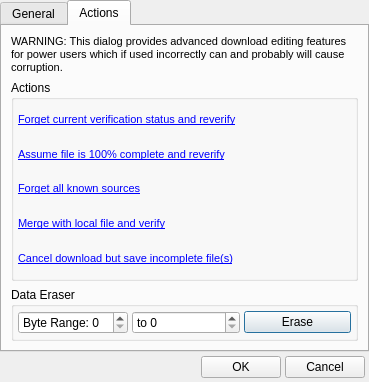
<?xml version="1.0" encoding="UTF-8"?>
<ui version="4.0">
 <class>DialogDownloadProperties</class>
 <widget class="QDialog" name="DialogDownloadProperties">
  <property name="geometry">
   <rect>
    <x>0</x>
    <y>0</y>
    <width>369</width>
    <height>382</height>
   </rect>
  </property>
  <property name="minimumSize">
   <size>
    <width>369</width>
    <height>382</height>
   </size>
  </property>
  <property name="maximumSize">
   <size>
    <width>369</width>
    <height>382</height>
   </size>
  </property>
  <property name="windowTitle">
   <string>Download Properties</string>
  </property>
  <property name="windowIcon">
   <iconset resource="Resource.qrc">
    <normaloff>:/Resource/Generic/Properties.png</normaloff>:/Resource/Generic/Properties.png</iconset>
  </property>
  <property name="autoFillBackground">
   <bool>true</bool>
  </property>
  <layout class="QGridLayout" name="gridLayout_2">
   <property name="margin">
    <number>0</number>
   </property>
   <property name="spacing">
    <number>0</number>
   </property>
   <item row="0" column="0">
    <widget class="QTabWidget" name="tabWidgetProperties">
     <property name="currentIndex">
      <number>1</number>
     </property>
     <widget class="QWidget" name="tabGeneral">
      <attribute name="title">
       <string>General</string>
      </attribute>
      <layout class="QGridLayout" name="gridLayout_5">
       <property name="margin">
        <number>4</number>
       </property>
       <property name="spacing">
        <number>4</number>
       </property>
       <item row="0" column="0">
        <widget class="QLabel" name="labelGeneralDisclaimer">
         <property name="maximumSize">
          <size>
           <width>16777215</width>
           <height>50</height>
          </size>
         </property>
         <property name="text">
          <string>&lt;!DOCTYPE HTML PUBLIC &quot;-//W3C//DTD HTML 4.0//EN&quot; &quot;http://www.w3.org/TR/REC-html40/strict.dtd&quot;&gt;
&lt;html&gt;&lt;head&gt;&lt;meta name=&quot;qrichtext&quot; content=&quot;1&quot; /&gt;&lt;style type=&quot;text/css&quot;&gt;
p, li { white-space: pre-wrap; }
&lt;/style&gt;&lt;/head&gt;&lt;body style=&quot; font-family:'MS Shell Dlg 2'; font-size:8.25pt; font-weight:400; font-style:normal;&quot;&gt;
&lt;p style=&quot; margin-top:0px; margin-bottom:0px; margin-left:0px; margin-right:0px; -qt-block-indent:0; text-indent:0px;&quot;&gt;&lt;span style=&quot; font-size:8pt;&quot;&gt;WARNING: This dialog provides advanced download editing features for power users which if used incorrectly can and probably will cause corruption.&lt;/span&gt;&lt;/p&gt;&lt;/body&gt;&lt;/html&gt;</string>
         </property>
         <property name="wordWrap">
          <bool>true</bool>
         </property>
        </widget>
       </item>
       <item row="1" column="0">
        <widget class="QGroupBox" name="groupBoxFilenameSaze">
         <property name="title">
          <string>Filename And Size</string>
         </property>
         <layout class="QGridLayout" name="gridLayout_6">
          <property name="margin">
           <number>4</number>
          </property>
          <property name="spacing">
           <number>4</number>
          </property>
          <item row="0" column="0">
           <layout class="QGridLayout" name="gridLayoutFilenameSize">
            <item row="0" column="0">
             <widget class="QLabel" name="labelFilename">
              <property name="text">
               <string>Filename:</string>
              </property>
             </widget>
            </item>
            <item row="0" column="1" colspan="3">
             <widget class="QLineEdit" name="lineEditFilename"/>
            </item>
            <item row="1" column="2">
             <widget class="QLabel" name="labelFileSize">
              <property name="text">
               <string>File Size (Bytes):</string>
              </property>
             </widget>
            </item>
            <item row="1" column="0" colspan="2">
             <spacer name="horizontalSpacerFilenameSize">
              <property name="orientation">
               <enum>Qt::Horizontal</enum>
              </property>
              <property name="sizeHint" stdset="0">
               <size>
                <width>40</width>
                <height>20</height>
               </size>
              </property>
             </spacer>
            </item>
            <item row="1" column="3">
             <widget class="QLineEdit" name="lineEditFileSize"/>
            </item>
            <item row="2" column="1" colspan="3">
             <widget class="QLineEdit" name="lineEditLocation"/>
            </item>
            <item row="2" column="0">
             <widget class="QLabel" name="labelLocation">
              <property name="text">
               <string>Location:</string>
              </property>
             </widget>
            </item>
           </layout>
          </item>
         </layout>
        </widget>
       </item>
       <item row="2" column="0">
        <widget class="QGroupBox" name="groupBoxURNs">
         <property name="title">
          <string>URNs</string>
         </property>
         <layout class="QGridLayout" name="gridLayout_7">
          <property name="margin">
           <number>4</number>
          </property>
          <property name="spacing">
           <number>4</number>
          </property>
          <item row="0" column="0">
           <layout class="QGridLayout" name="gridLayoutURNs">
            <item row="1" column="0">
             <widget class="QLabel" name="labelSHA1">
              <property name="text">
               <string>SHA1:</string>
              </property>
             </widget>
            </item>
            <item row="1" column="1">
             <widget class="QLineEdit" name="lineEditSHA1"/>
            </item>
            <item row="1" column="2">
             <widget class="QCheckBox" name="checkBoxSHA1">
              <property name="text">
               <string/>
              </property>
             </widget>
            </item>
            <item row="0" column="2">
             <widget class="QLabel" name="labelTrusted">
              <property name="text">
               <string>Trusted</string>
              </property>
             </widget>
            </item>
            <item row="2" column="0">
             <widget class="QLabel" name="labelTigerRoot">
              <property name="text">
               <string>Tiger-Root:</string>
              </property>
             </widget>
            </item>
            <item row="3" column="0">
             <widget class="QLabel" name="labelED2K">
              <property name="text">
               <string>ED2K:</string>
              </property>
             </widget>
            </item>
            <item row="4" column="0">
             <widget class="QLabel" name="labelMD5">
              <property name="text">
               <string>MD5:</string>
              </property>
             </widget>
            </item>
            <item row="5" column="0">
             <widget class="QLabel" name="labelBitTorrent">
              <property name="text">
               <string>BitTorrent:</string>
              </property>
             </widget>
            </item>
            <item row="2" column="1">
             <widget class="QLineEdit" name="lineEditTigerRoot"/>
            </item>
            <item row="3" column="1">
             <widget class="QLineEdit" name="lineEditED2K"/>
            </item>
            <item row="4" column="1">
             <widget class="QLineEdit" name="lineEditMD5"/>
            </item>
            <item row="5" column="1">
             <widget class="QLineEdit" name="lineEditBitTorrent"/>
            </item>
            <item row="2" column="2">
             <widget class="QCheckBox" name="checkBoxTigerRoot">
              <property name="text">
               <string/>
              </property>
             </widget>
            </item>
            <item row="3" column="2">
             <widget class="QCheckBox" name="checkBoxED2K">
              <property name="text">
               <string/>
              </property>
             </widget>
            </item>
            <item row="4" column="2">
             <widget class="QCheckBox" name="checkBoxMD5">
              <property name="text">
               <string/>
              </property>
             </widget>
            </item>
            <item row="5" column="2">
             <widget class="QCheckBox" name="checkBoxBitTorrent">
              <property name="text">
               <string/>
              </property>
             </widget>
            </item>
           </layout>
          </item>
         </layout>
        </widget>
       </item>
      </layout>
     </widget>
     <widget class="QWidget" name="tabActions">
      <attribute name="title">
       <string>Actions</string>
      </attribute>
      <layout class="QGridLayout" name="gridLayout_10">
       <item row="0" column="0">
        <widget class="QLabel" name="labelActionsDisclaimer">
         <property name="maximumSize">
          <size>
           <width>16777215</width>
           <height>50</height>
          </size>
         </property>
         <property name="text">
          <string>&lt;!DOCTYPE HTML PUBLIC &quot;-//W3C//DTD HTML 4.0//EN&quot; &quot;http://www.w3.org/TR/REC-html40/strict.dtd&quot;&gt;
&lt;html&gt;&lt;head&gt;&lt;meta name=&quot;qrichtext&quot; content=&quot;1&quot; /&gt;&lt;style type=&quot;text/css&quot;&gt;
p, li { white-space: pre-wrap; }
&lt;/style&gt;&lt;/head&gt;&lt;body style=&quot; font-family:'MS Shell Dlg 2'; font-size:8.25pt; font-weight:400; font-style:normal;&quot;&gt;
&lt;p style=&quot; margin-top:0px; margin-bottom:0px; margin-left:0px; margin-right:0px; -qt-block-indent:0; text-indent:0px;&quot;&gt;&lt;span style=&quot; font-size:8pt;&quot;&gt;WARNING: This dialog provides advanced download editing features for power users which if used incorrectly can and probably will cause corruption.&lt;/span&gt;&lt;/p&gt;&lt;/body&gt;&lt;/html&gt;</string>
         </property>
         <property name="wordWrap">
          <bool>true</bool>
         </property>
        </widget>
       </item>
       <item row="1" column="0">
        <widget class="QGroupBox" name="groupBoxActions">
         <property name="sizePolicy">
          <sizepolicy hsizetype="Preferred" vsizetype="MinimumExpanding">
           <horstretch>0</horstretch>
           <verstretch>0</verstretch>
          </sizepolicy>
         </property>
         <property name="title">
          <string>Actions</string>
         </property>
         <layout class="QGridLayout" name="gridLayout_8">
          <property name="margin">
           <number>4</number>
          </property>
          <property name="spacing">
           <number>4</number>
          </property>
          <item row="0" column="0">
           <widget class="QLabel" name="labelForgetVerification">
            <property name="text">
             <string>&lt;!DOCTYPE HTML PUBLIC &quot;-//W3C//DTD HTML 4.0//EN&quot; &quot;http://www.w3.org/TR/REC-html40/strict.dtd&quot;&gt;
&lt;html&gt;&lt;head&gt;&lt;meta name=&quot;qrichtext&quot; content=&quot;1&quot; /&gt;&lt;style type=&quot;text/css&quot;&gt;
p, li { white-space: pre-wrap; }
&lt;/style&gt;&lt;/head&gt;&lt;body style=&quot; font-family:'MS Shell Dlg 2'; font-size:8.25pt; font-weight:400; font-style:normal;&quot;&gt;
&lt;p style=&quot; margin-top:0px; margin-bottom:0px; margin-left:0px; margin-right:0px; -qt-block-indent:0; text-indent:0px;&quot;&gt;&lt;a href=&quot;dummy&quot;&gt;&lt;span style=&quot; font-size:8pt; text-decoration: underline; color:#0000ff;&quot;&gt;Forget current verification status and reverify&lt;/span&gt;&lt;/a&gt;&lt;/p&gt;&lt;/body&gt;&lt;/html&gt;</string>
            </property>
           </widget>
          </item>
          <item row="1" column="0">
           <widget class="QLabel" name="labelAssumeComplete">
            <property name="text">
             <string>&lt;!DOCTYPE HTML PUBLIC &quot;-//W3C//DTD HTML 4.0//EN&quot; &quot;http://www.w3.org/TR/REC-html40/strict.dtd&quot;&gt;
&lt;html&gt;&lt;head&gt;&lt;meta name=&quot;qrichtext&quot; content=&quot;1&quot; /&gt;&lt;style type=&quot;text/css&quot;&gt;
p, li { white-space: pre-wrap; }
&lt;/style&gt;&lt;/head&gt;&lt;body style=&quot; font-family:'MS Shell Dlg 2'; font-size:8.25pt; font-weight:400; font-style:normal;&quot;&gt;
&lt;p style=&quot; margin-top:0px; margin-bottom:0px; margin-left:0px; margin-right:0px; -qt-block-indent:0; text-indent:0px;&quot;&gt;&lt;a href=&quot;dummy&quot;&gt;&lt;span style=&quot; text-decoration: underline; color:#0000ff;&quot;&gt;Assume file is 100% complete and reverify&lt;/span&gt;&lt;/a&gt;&lt;/p&gt;&lt;/body&gt;&lt;/html&gt;</string>
            </property>
           </widget>
          </item>
          <item row="2" column="0">
           <widget class="QLabel" name="labelForgetSources">
            <property name="text">
             <string>&lt;!DOCTYPE HTML PUBLIC &quot;-//W3C//DTD HTML 4.0//EN&quot; &quot;http://www.w3.org/TR/REC-html40/strict.dtd&quot;&gt;
&lt;html&gt;&lt;head&gt;&lt;meta name=&quot;qrichtext&quot; content=&quot;1&quot; /&gt;&lt;style type=&quot;text/css&quot;&gt;
p, li { white-space: pre-wrap; }
&lt;/style&gt;&lt;/head&gt;&lt;body style=&quot; font-family:'MS Shell Dlg 2'; font-size:8.25pt; font-weight:400; font-style:normal;&quot;&gt;
&lt;p style=&quot; margin-top:0px; margin-bottom:0px; margin-left:0px; margin-right:0px; -qt-block-indent:0; text-indent:0px;&quot;&gt;&lt;a href=&quot;dummy&quot;&gt;&lt;span style=&quot; text-decoration: underline; color:#0000ff;&quot;&gt;Forget all known sources&lt;/span&gt;&lt;/a&gt;&lt;/p&gt;&lt;/body&gt;&lt;/html&gt;</string>
            </property>
           </widget>
          </item>
          <item row="3" column="0">
           <widget class="QLabel" name="labelMerge">
            <property name="text">
             <string>&lt;!DOCTYPE HTML PUBLIC &quot;-//W3C//DTD HTML 4.0//EN&quot; &quot;http://www.w3.org/TR/REC-html40/strict.dtd&quot;&gt;
&lt;html&gt;&lt;head&gt;&lt;meta name=&quot;qrichtext&quot; content=&quot;1&quot; /&gt;&lt;style type=&quot;text/css&quot;&gt;
p, li { white-space: pre-wrap; }
&lt;/style&gt;&lt;/head&gt;&lt;body style=&quot; font-family:'MS Shell Dlg 2'; font-size:8.25pt; font-weight:400; font-style:normal;&quot;&gt;
&lt;p style=&quot; margin-top:0px; margin-bottom:0px; margin-left:0px; margin-right:0px; -qt-block-indent:0; text-indent:0px;&quot;&gt;&lt;a href=&quot;dummy&quot;&gt;&lt;span style=&quot; text-decoration: underline; color:#0000ff;&quot;&gt;Merge with local file and verify&lt;/span&gt;&lt;/a&gt;&lt;/p&gt;&lt;/body&gt;&lt;/html&gt;</string>
            </property>
           </widget>
          </item>
          <item row="4" column="0">
           <widget class="QLabel" name="labelCancelBtSave">
            <property name="text">
             <string>&lt;!DOCTYPE HTML PUBLIC &quot;-//W3C//DTD HTML 4.0//EN&quot; &quot;http://www.w3.org/TR/REC-html40/strict.dtd&quot;&gt;
&lt;html&gt;&lt;head&gt;&lt;meta name=&quot;qrichtext&quot; content=&quot;1&quot; /&gt;&lt;style type=&quot;text/css&quot;&gt;
p, li { white-space: pre-wrap; }
&lt;/style&gt;&lt;/head&gt;&lt;body style=&quot; font-family:'MS Shell Dlg 2'; font-size:8.25pt; font-weight:400; font-style:normal;&quot;&gt;
&lt;p style=&quot; margin-top:0px; margin-bottom:0px; margin-left:0px; margin-right:0px; -qt-block-indent:0; text-indent:0px;&quot;&gt;&lt;a href=&quot;dummy&quot;&gt;&lt;span style=&quot; text-decoration: underline; color:#0000ff;&quot;&gt;Cancel download but save incomplete file(s)&lt;/span&gt;&lt;/a&gt;&lt;/p&gt;&lt;/body&gt;&lt;/html&gt;</string>
            </property>
           </widget>
          </item>
         </layout>
        </widget>
       </item>
       <item row="2" column="0">
        <widget class="QGroupBox" name="groupBoxEraser">
         <property name="title">
          <string>Data Eraser</string>
         </property>
         <layout class="QGridLayout" name="gridLayout_9">
          <property name="margin">
           <number>4</number>
          </property>
          <property name="spacing">
           <number>4</number>
          </property>
          <item row="0" column="0">
           <widget class="QSpinBox" name="spinBoxBytesBegin">
            <property name="prefix">
             <string>Byte Range: </string>
            </property>
           </widget>
          </item>
          <item row="0" column="1">
           <widget class="QSpinBox" name="spinBoxBytesEnd">
            <property name="prefix">
             <string>to </string>
            </property>
           </widget>
          </item>
          <item row="0" column="2">
           <widget class="QPushButton" name="pushButtonErase">
            <property name="text">
             <string>Erase</string>
            </property>
           </widget>
          </item>
         </layout>
        </widget>
       </item>
      </layout>
     </widget>
    </widget>
   </item>
   <item row="1" column="0">
    <layout class="QGridLayout" name="gridLayoutFooter">
     <property name="margin">
      <number>4</number>
     </property>
     <property name="spacing">
      <number>4</number>
     </property>
     <item row="0" column="0">
      <spacer name="horizontalSpacerFooter">
       <property name="orientation">
        <enum>Qt::Horizontal</enum>
       </property>
       <property name="sizeHint" stdset="0">
        <size>
         <width>40</width>
         <height>20</height>
        </size>
       </property>
      </spacer>
     </item>
     <item row="0" column="1">
      <widget class="QPushButton" name="pushButtonOK">
       <property name="text">
        <string>OK</string>
       </property>
      </widget>
     </item>
     <item row="0" column="2">
      <widget class="QPushButton" name="pushButtonCancel">
       <property name="text">
        <string>Cancel</string>
       </property>
      </widget>
     </item>
    </layout>
   </item>
  </layout>
 </widget>
 <resources>
  <include location="Resource.qrc"/>
 </resources>
 <connections/>
</ui>
